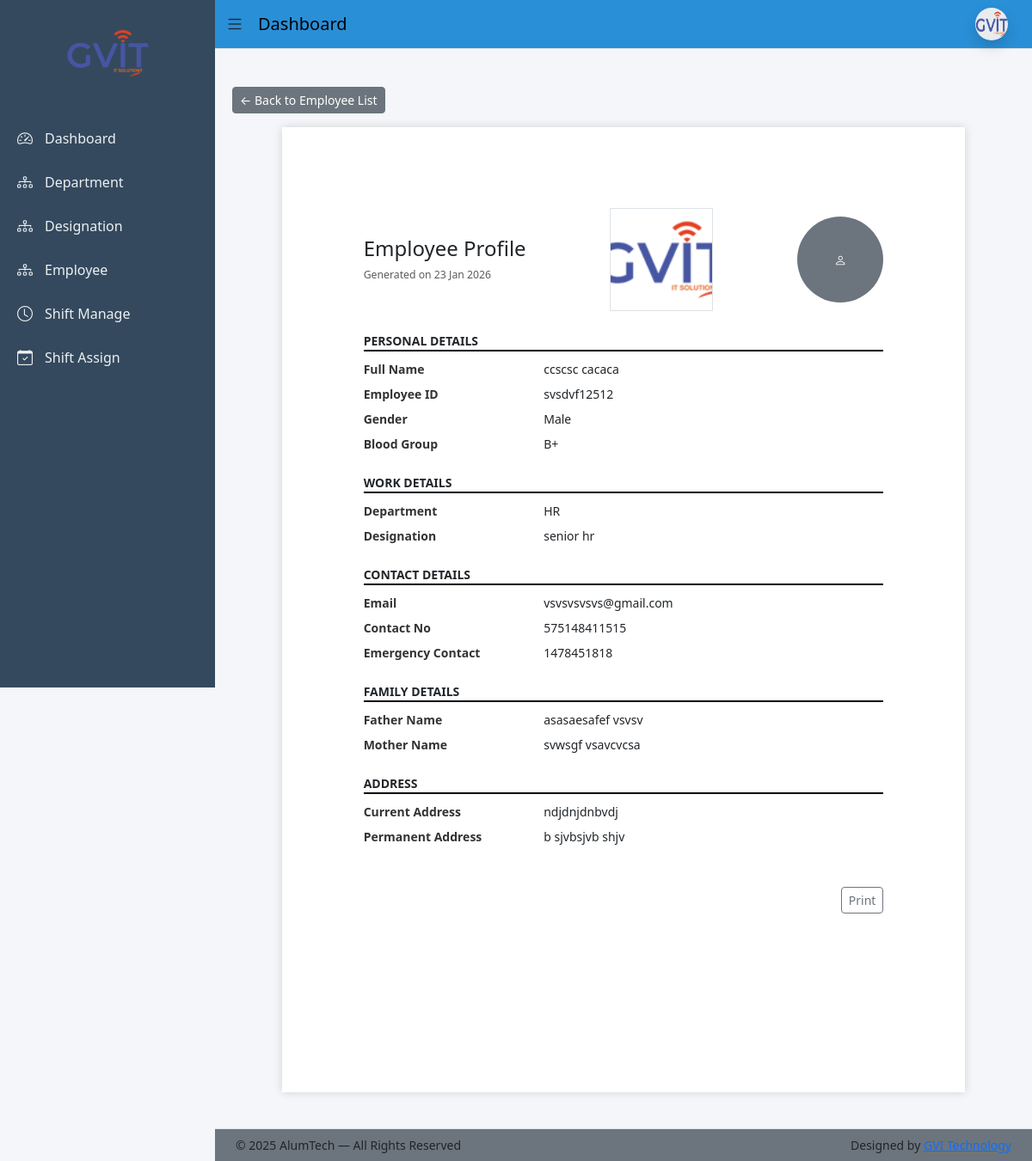
/employee/view/1/ (signed in), run on the app's committed database.
### app/models.py (models this page shows, shortened)
class Employee(models.Model):
    BLOOD_GROUP_CHOICES = [
        ('A+', 'A+'), ('A-', 'A-'),
        ('B+', 'B+'), ('B-', 'B-'),
        ('O+', 'O+'), ('O-', 'O-'),
        ('AB+', 'AB+'), ('AB-', 'AB-'),
    ]
    BACHELOR_CHOICES = [
        ('BCom', 'B.Com'),
        ('BSc', 'B.Sc'),
        ('BA', 'B.A'),
        ('BTech', 'B.Tech'),
    ]
    MASTER_CHOICES = [
        ('MCom', 'M.Com'),
        ('MSc', 'M.Sc'),
        ('MA', 'M.A'),
        ('MTech', 'M.Tech'),
    ]
    first_name = models.CharField(max_length=50)
    middle_name = models.CharField(max_length=50, blank=True)
    last_name = models.CharField(max_length=50)
    gender = models.CharField(max_length=10,choices=[('Male','Male'),('Female','Female'),('Other','Other')])
    blood_group = models.CharField(max_length=10, choices=BLOOD_GROUP_CHOICES, blank=True, null=True)
    date_of_birth = models.DateField(null=True, blank=True)
    father_name = models.CharField(max_length=100, blank=True)
    mother_name = models.CharField(max_length=100, blank=True)
    user_id = models.CharField(max_length=20)
    password = models.CharField(max_length=10)
    email = models.EmailField(unique=True)
    contact_no = models.CharField(max_length=15)
    emergency_contact = models.CharField(max_length=15)
    address = models.TextField(blank=True, null=True)
    permanent_address = models.TextField(blank=True, null=True)
    bachelor_degree = models.CharField(max_length=10, choices=BACHELOR_CHOICES, blank=True, null=True)
    master_degree = models.CharField(max_length=10, choices=MASTER_CHOICES, blank=True, null=True)
    employee_id = models.CharField(max_length=20, unique=True)
    department = models.ForeignKey(Department, on_delete=models.PROTECT)
    designation = models.ForeignKey(Designation, on_delete=models.PROTECT)
    date_of_joining = models.DateField(blank=True, null=True)
    photo = models.ImageField(upload_to='employees/', blank=True, null=True)
    pan_no = models.CharField(max_length=10,blank=True,null=True)
    Aadhar_no = models.CharField(max_length=12,blank=True,null=True)
    Bank_name = models.CharField(max_length=50,blank=True,null=True)
    acc_no = models.CharField(max_length=15,blank=True,null=True)
    ifsc_no = models.CharField(max_length=15,blank=True,null=True)
    branch_name = models.CharField(max_length=50,blank=True,null=True)
    is_active = models.BooleanField(default=True)
    created_at = models.DateTimeField(auto_now_add=True)
    created_by = models.ForeignKey(User, on_delete=models.SET_NULL, null=True, blank=True)
    def full_name(self):
        return f"{self.first_name} {self.middle_name} {self.last_name}".strip()

class Department(models.Model):
    name = models.CharField(max_length=100, unique=True)
    description = models.TextField(blank=True)

class Designation(models.Model):
    department = models.ForeignKey(Department, on_delete=models.CASCADE)
    name = models.CharField(max_length=100)

### app/views.py (the view)
# urls.py: path('employee/view/<int:pk>/', employee_view, name='employee_view'),
@login_required(login_url='login')
def employee_view(request, pk):
    employee = get_object_or_404(Employee, pk=pk)
    return render(request, 'employee/employee_view.html', {'employee': employee
    })

### templates/employee/employee_view.html (shortened to what this page needs)
{% extends 'base_dashboard.html' %}
{% block content %}
<div class="mb-3">
  <a href="{% url 'employee_list' %}" class="btn btn-secondary btn-sm">
    ← Back to Employee List
  </a>
</div>
<div class="a4-page">
  <div class="d-flex justify-content-between align-items-center mb-4">
    <div>
      <h4 class="mb-1">Employee Profile</h4>
      <small class="text-muted">Generated on {{ employee.created_at|date:"d M Y" }}</small>
    </div>
    {% if employee.photo %}
      <img src="{{ employee.photo.url }}"
           width="120" height="120"
           class="border"
           style="object-fit:cover">
    {% endif %}
    <div class="rounded-circle bg-secondary text-white d-flex
                          align-items-center justify-content-center"
                   style="width:100px;height:100px;">
                <i class="bi bi-person"></i>
              </div>
  </div>
  <div class="mb-4">
    <div class="section-title">Personal Details</div>
    <div class="row mb-2">
      <div class="col-4 label">Full Name</div>
      <div class="col-8">{{ employee.full_name }}</div>
    </div>
    <div class="row mb-2">
      <div class="col-4 label">Employee ID</div>
      <div class="col-8">{{ employee.employee_id }}</div>
    </div>
    <div class="row mb-2">
      <div class="col-4 label">Gender</div>
      <div class="col-8">{{ employee.gender }}</div>
    </div>
    <div class="row mb-2">
      <div class="col-4 label">Blood Group</div>
      <div class="col-8">{{ employee.blood_group }}</div>
    </div>
  </div>
  <div class="mb-4">
    <div class="section-title">Work Details</div>
    <div class="row mb-2">
      <div class="col-4 label">Department</div>
      <div class="col-8">{{ employee.department.name }}</div>
    </div>
    <div class="row mb-2">
      <div class="col-4 label">Designation</div>
      <div class="col-8">{{ employee.designation.name }}</div>
    </div>
  </div>
  <div class="mb-4">
    <div class="section-title">Contact Details</div>
    <div class="row mb-2">
      <div class="col-4 label">Email</div>
      <div class="col-8">{{ employee.email }}</div>
    </div>
    <div class="row mb-2">
      <div class="col-4 label">Contact No</div>
      <div class="col-8">{{ employee.contact_no }}</div>
    </div>
    <div class="row mb-2">
      <div class="col-4 label">Emergency Contact</div>
      <div class="col-8">{{ employee.emergency_contact }}</div>
    </div>
  </div>
  <div class="mb-4">
    <div class="section-title">Family Details</div>
    <div class="row mb-2">
      <div class="col-4 label">Father Name</div>
      <div class="col-8">{{ employee.father_name }}</div>
    </div>
    <div class="row mb-2">
      <div class="col-4 label">Mother Name</div>
      <div class="col-8">{{ employee.mother_name }}</div>
    </div>
  </div>
  <div class="mb-4">
    <div class="section-title">Address</div>
    <div class="row mb-2">
      <div class="col-4 label">Current Address</div>
      <div class="col-8">{{ employee.address }}</div>
    </div>
    <div class="row mb-2">
      <div class="col-4 label">Permanent Address</div>
      <div class="col-8">{{ employee.permanent_address }}</div>
    </div>
  </div>
  <div class="text-end mt-5">
    <button onclick="window.print()" class="btn btn-outline-secondary btn-sm">
      Print
    </button>
  </div>
</div>
{% endblock %}

### static/css/dashboard_style.css (style rules this page uses)
body { overflow-x: hidden; background: #f4f6f9; }

### templates/employee/employee_view.html (style rules this page uses)
.a4-page { width: 210mm; min-height: 297mm; margin: auto; background: #fff; padding: 25mm; box-shadow: 0 0 10px rgba(0,0,0,.15); font-size: 14px; }
.section-title { border-bottom: 2px solid #000; margin-bottom: 10px; font-weight: bold; text-transform: uppercase; }
.label { font-weight: 600; color: #333; }

### data on the page
Employee: created_at "23 Jan 2026", photo (picture), full_name "ccscsc cacaca", employee_id "svsdvf12512", gender "Male", blood_group "B+", department.name "HR", designation.name "senior hr", email "vsvsvsvsvs@gmail.com", contact_no "575148411515", emergency_contact "1478451818", father_name "asasaesafef vsvsv", mother_name "svwsgf vsavcvcsa", address "ndjdnjdnbvdj", permanent_address "b sjvbsjvb shjv"
